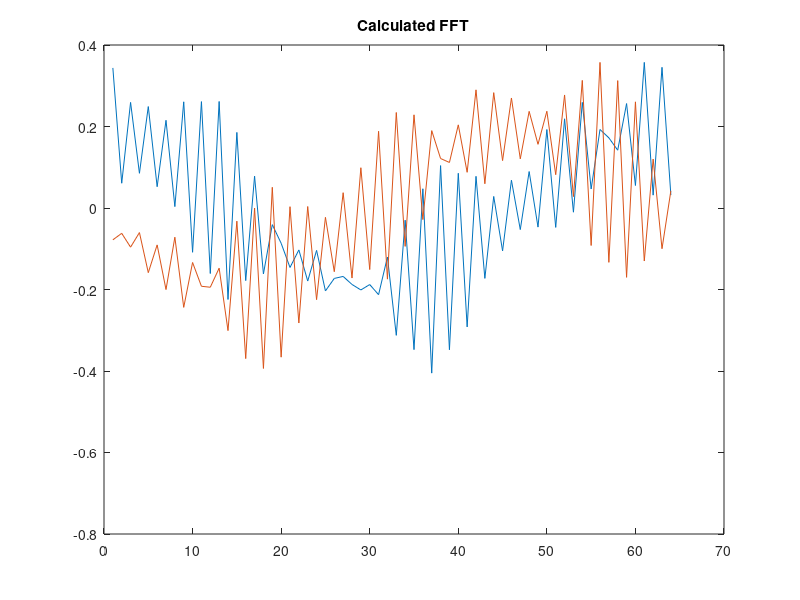

Here is the MATLAB script that generated this plot: (Note: this script raises an error after producing the figure.)
%
%   LuboJ.
%

%
%   Processing
%
% dataIn = [0:63];
% dataIn = zeros(1,64); dataIn(16) = 64;
dataIn = [0,8-7j,0,0,1+5j,0,0,0,0,0,0,0,0,0,0,1,0,0,0,0,0,0,0,0,0,0,0,0,0,0,0,12-3j,0,0,0,0,0,0,0,0,0,0,0,0,0,0,0,0,0,0,0,0,0,0,0,0,0,0,0,0,0,0,0,0];
dataOut = ifft(ifftshift(dataIn));

figure;
plot(real(dataOut));
title('Calculated FFT');
hold on;
plot(imag(dataOut));
hold off;

%
%   Check
%
f = fopen('block_tests_files/test_fft.txt','r');
samples = arrayToComplex(fread(f,inf,'float32')').*1/64;    % <----- pozor normovanie!!
fclose(f);

figure;
plot(real(samples));
title('Gnuradio FFT64 output, 0:63');
hold on;
plot(imag(samples));
hold off;
